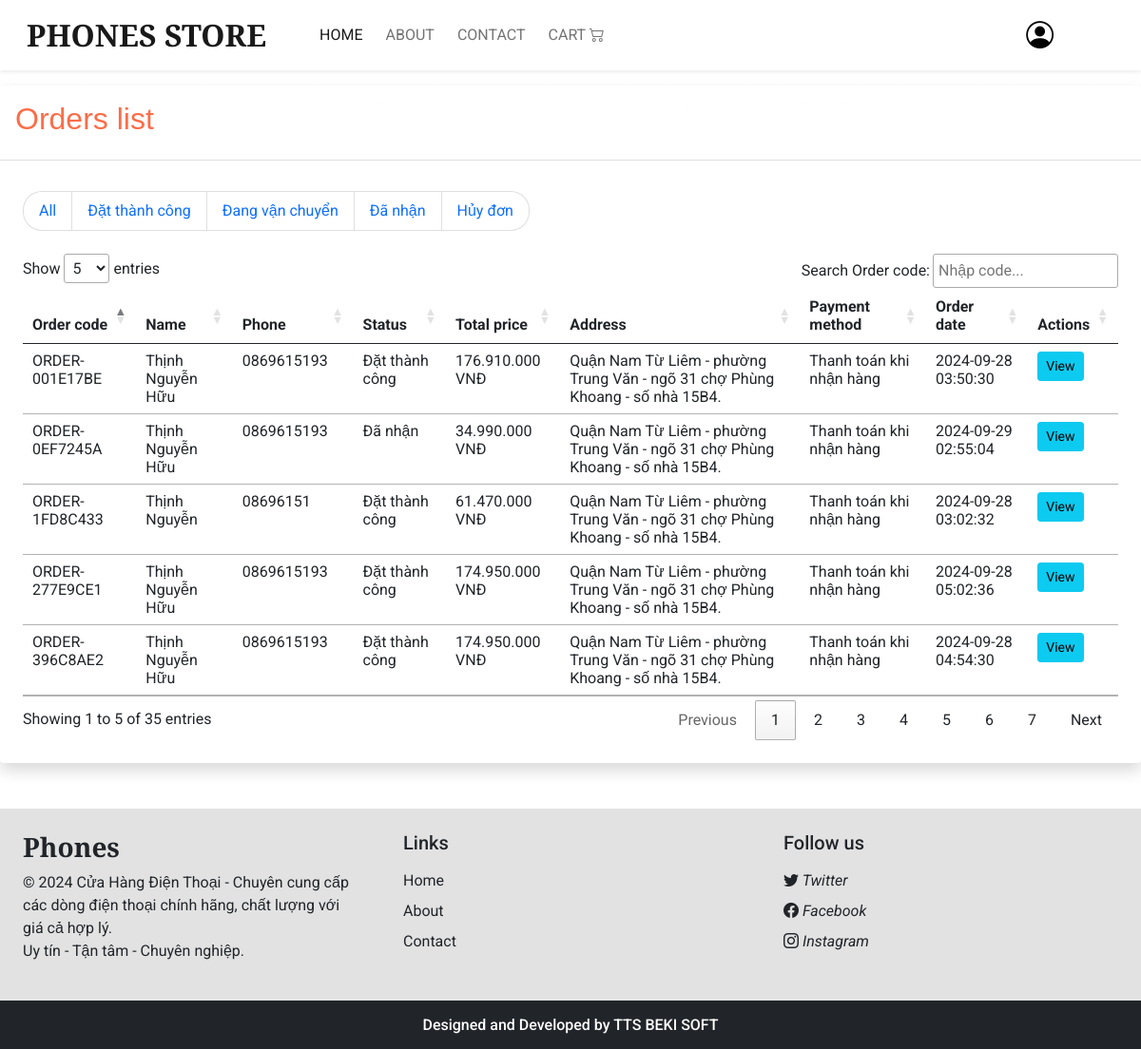
Page /order-list.php on the committed database.
### tables this page shows
CREATE TABLE `orders` (
  `id` int UNSIGNED NOT NULL,
  `fullname` varchar(50) NOT NULL,
  `email` varchar(255) DEFAULT NULL,
  `received_address` varchar(255) NOT NULL,
  `phone` varchar(20) NOT NULL,
  `order_code` varchar(20) DEFAULT NULL,
  `total_amount` decimal(20,2) DEFAULT NULL,
  `status` int DEFAULT NULL,
  `payment_method` enum('0') DEFAULT '0',
  `created_at` timestamp NOT NULL DEFAULT CURRENT_TIMESTAMP
);

### order-list.php (the view, shortened to what this page needs)
<?php
require_once("./nav.php");
require_once("./connect-sql.php");
$sql = "SELECT order_code AS 'Order ID', fullname AS 'Name', phone AS 'Phone', status AS 'Status',
total_amount AS 'Total Price', received_address AS 'Address',
payment_method AS 'Payment Method', created_at AS 'Order Date'
FROM orders";
$result = $conn->query($sql);
?>
<!DOCTYPE html>
<html lang="en">
<head>
    <link rel="stylesheet" href="https://cdn.jsdelivr.net/npm/bootstrap@5.1.3/dist/css/bootstrap.min.css">
    <link rel="stylesheet" href="https://cdn.datatables.net/1.11.5/css/jquery.dataTables.min.css">
</head>
<body>
    <div>
        <div class="card shadow border-0 mb-5 mt-3">
            <div class="card-header bg-white bg-gradient ml-0 py-3">
                <div class="row">
                    <div class="col-12">
                        <h2 class="H-font" style="color: #FB6D48">Orders list</h2>
                    </div>
                </div>
            </div>
            <div class="card-body p-4">
                <div class="row d-flex justify-content-between pb-4 pt-2">
                    <div class="col-md">
                        <ul class="nav nav-pills justify-content-start list-group list-group-horizontal-sm">
                            <li class="nav-item list-group-item"
                                style="border-bottom-left-radius:20px; border-top-left-radius:20px; padding: 0">
                                <a style="cursor: pointer;" class="nav-link bg-transparent px-3 pl-0">All</a>
                            </li>
                            <li class="nav-item list-group-item" style="padding: 0">
                                <a style="cursor: pointer;" class="nav-link bg-transparent px-3 pl-0">Đặt thành công</a>
                            </li>
                            <li class="nav-item list-group-item" style="padding: 0">
                                <a style="cursor: pointer;" class="nav-link bg-transparent px-3 pl-0">Đang vận chuyển</a>
                            </li>
                            <li class="nav-item list-group-item" style="padding: 0">
                                <a style="cursor: pointer;" class="nav-link bg-transparent px-3 pl-0">Đã nhận</a>
                            </li>
                            <li class="nav-item list-group-item"
                                style="border-bottom-right-radius:20px; border-top-right-radius:20px; padding: 0">
                                <a style="cursor: pointer;" class="nav-link bg-transparent px-3 pl-0">Hủy đơn</a>
                            </li>
                        </ul>
                    </div>
                </div>
                <table id="dataTable" class="table" style="width:100%">
                    <thead>
                        <tr>
                            <th>Order code</th>
                            <th>Name</th>
                            <th>Phone</th>
                            <th>Status</th>
                            <th>Total price</th>
                            <th>Address</th>
                            <th>Payment method</th>
                            <th>Order date</th>
                            <th>Actions</th>
                        </tr>
                    </thead>
                    <tbody>
                    <?php
                        if ($result->num_rows > 0) {
                            while ($row = $result->fetch_assoc()) {
                                echo "<tr>";
                                echo "<td>" . htmlspecialchars($row['Order ID']) . "</td>";
                                echo "<td>" . htmlspecialchars($row['Name']) . "</td>";
                                echo "<td>" . htmlspecialchars($row['Phone']) . "</td>";
                                echo "<td>" . getStatus($row['Status']) . "</td>";
                                echo "<td>" . number_format($row['Total Price'], 0, ',', '.') . " VNĐ</td>";
                                echo "<td>" . htmlspecialchars($row['Address']) . "</td>";
                                echo "<td>" . getPaymentMethod($row['Payment Method']) . "</td>";
                                echo "<td>" . htmlspecialchars($row['Order Date']) . "</td>";
                                echo '<td><a href="order-detail.php?order_code=' . htmlspecialchars($row['Order ID']) . '" class="btn btn-sm btn-info">View</a></td>';
                                echo "</tr>";
                            }
                        } else {
                            echo "<tr><td colspan='9'>No orders found.</td></tr>";
                        }
                        function getPaymentMethod($paymentMethod) {
                            return $paymentMethod == 0 ? 'Thanh toán khi nhận hàng' : htmlspecialchars($paymentMethod);
                        }
                        function getStatus($status) {
                            switch ($status) {
                                case '0':
                                    return 'Đặt thành công';
                                case '2':
                                    return 'Đã nhận';
                            }
                        }
                        ?>
                    </tbody>
                </table>
            </div>
        </div>
    </div>
</body>
<?php
require_once("./footer.php");
?>

### assets/css/base.css (style rules this page uses)
* { font-family:"Roboto",sans-serif; }
.H-font { font-family: "EB Garamond",sans-serif; }

### rows in the picture
orders: order_code "ORDER-1FD8C433", fullname "Thịnh Nguyễn", phone "08696151", status "Đặt thành công", total_amount "61.470.000", received_address "Quận Nam Từ Liêm - phường Trung Văn - ngõ 31 chợ Phùng Khoang - số nhà 15B4.", payment_method "Thanh toán khi nhận hàng", created_at "2024-09-28 03:02:32"
orders: order_code "ORDER-001E17BE", fullname "Thịnh Nguyễn Hữu", phone "0869615193", status "Đặt thành công", total_amount "176.910.000", received_address "Quận Nam Từ Liêm - phường Trung Văn - ngõ 31 chợ Phùng Khoang - số nhà 15B4.", payment_method "Thanh toán khi nhận hàng", created_at "2024-09-28 03:50:30"
orders: order_code "ORDER-396C8AE2", fullname "Thịnh Nguyễn Hữu", phone "0869615193", status "Đặt thành công", total_amount "174.950.000", received_address "Quận Nam Từ Liêm - phường Trung Văn - ngõ 31 chợ Phùng Khoang - số nhà 15B4.", payment_method "Thanh toán khi nhận hàng", created_at "2024-09-28 04:54:30"
orders: order_code "ORDER-277E9CE1", fullname "Thịnh Nguyễn Hữu", phone "0869615193", status "Đặt thành công", total_amount "174.950.000", received_address "Quận Nam Từ Liêm - phường Trung Văn - ngõ 31 chợ Phùng Khoang - số nhà 15B4.", payment_method "Thanh toán khi nhận hàng", created_at "2024-09-28 05:02:36"
orders: order_code "ORDER-0EF7245A", fullname "Thịnh Nguyễn Hữu", phone "0869615193", status "Đã nhận", total_amount "34.990.000", received_address "Quận Nam Từ Liêm - phường Trung Văn - ngõ 31 chợ Phùng Khoang - số nhà 15B4.", payment_method "Thanh toán khi nhận hàng", created_at "2024-09-29 02:55:04"
